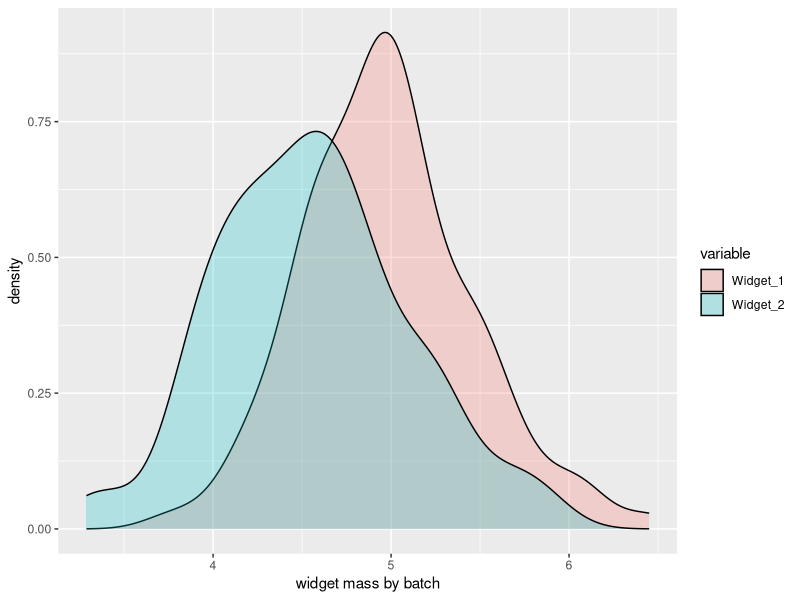
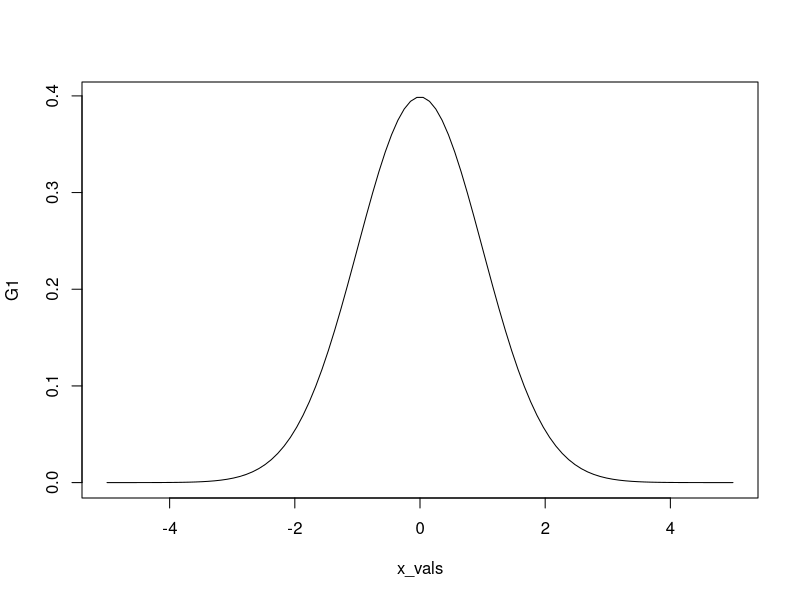
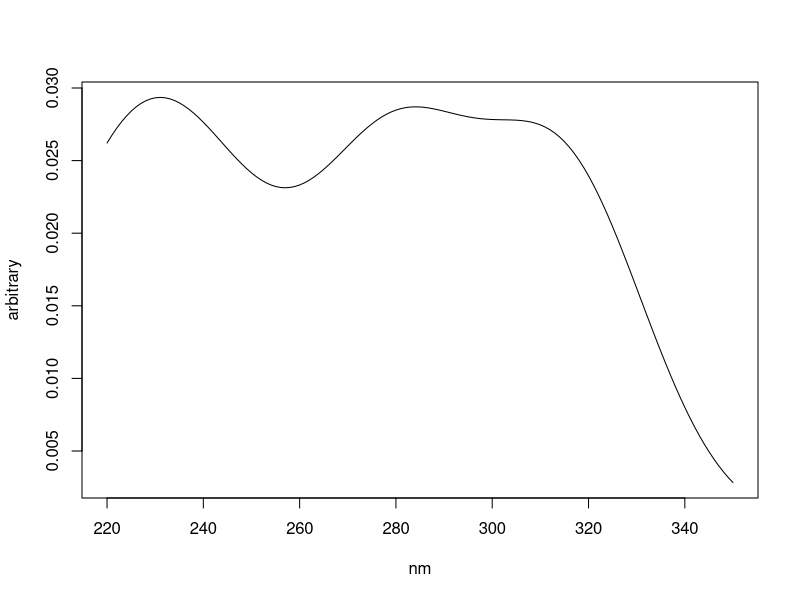
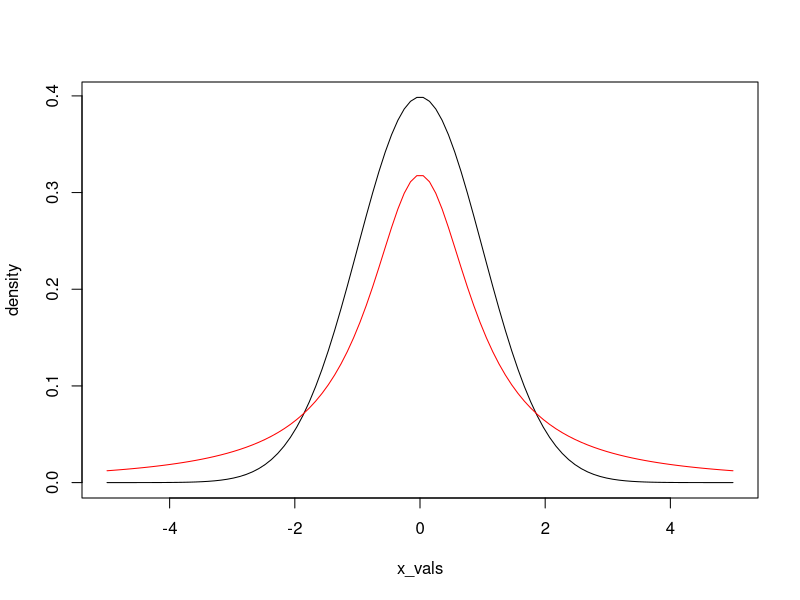

Generate these figures, in order, with R:
## ---- chunk 1
rm(list = ls())
library("knitr")
library("ggplot2")
library("reshape2")
opts_knit$set(echo = TRUE)
## ---- chunk 2
rnorm(5)
## ---- chunk 3
widget_1_masses <- rnorm(100, 5.0, 0.5) # mean mass 5.0
widget_2_masses <- rnorm(100, 4.5, 0.5) # mean mass 4.5
## ---- chunk 4
DF <- data.frame(Widget_1 = widget_1_masses, Widget_2 = widget_2_masses)
DF2 <- melt(DF)
p <- ggplot(data = DF2, aes(x = value, fill = variable))
p <- p + geom_density(alpha = 0.25) + labs(x = "widget mass by batch")
plot(p)
## ---- chunk 5
x_vals <- seq(-5, 5, length.out = 100)
G1 <- dnorm(x_vals)
plot(x_vals, G1, type = "l")
## ---- chunk 6
x_vals <- seq(220, 350, by = 1.0)
Peak1 <- dnorm(x_vals, 230, 22)
Peak2 <- dnorm(x_vals, 280, 17)
Peak3 <- dnorm(x_vals, 315, 17)
AllPeaks <- colSums(rbind(1.6 * Peak1, Peak2, Peak3))
plot(x_vals, AllPeaks, type = "l", xlab = "nm", ylab = "arbitrary")
## ---- chunk 7
x_vals <- seq(-5, 5, length.out = 100)
G1 <- dnorm(x_vals)
C1 <- dcauchy(x_vals)
plot(x_vals, G1, type = "l", ylab = "density")
lines(x_vals, C1, col = "red")
